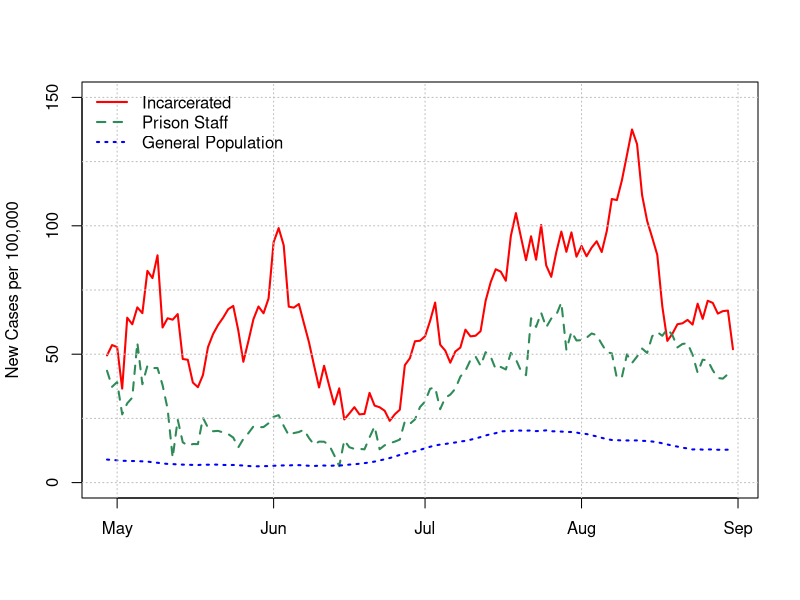
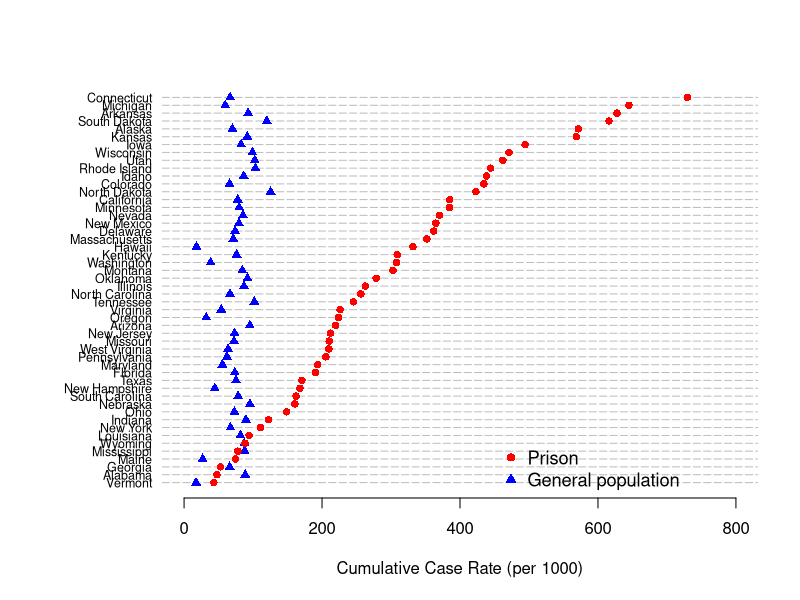

These figures' R source, in order:
## covid01.R
## This file creates a time series plot of COVID-19 case rates for people in prison,
## prison staff (Figure 3), and the general population, and a dotplot of state prison
## COVID-19 case rates iiin the general population (Figure 4).

## working directory
setwd(".")

## ---------------------------------------------------------------------------
## Figure 3. Time series plot
## ---------------------------------------------------------------------------
library("zoo")
pop <- c(1217352, 412783, 328239523)                                # population denominators
x <- read.csv("covidts01.csv", header=T)                            # reading covid data
x$date <- as.Date(x$date, "%m/%d/%y")                               # date format

## Incidence TS
pp <- 1e5*rollmean((x$pp_cases[-1]-x$pp_cases[-132]), k=7)/pop[1]   # prison rate
sp <- 1e5*rollmean((x$sp_cases[-1]-x$sp_cases[-132]), k=7)/pop[2]   # staff rate
gp <- 1e5*rollmean((x$gp_cases[-1]-x$gp_cases[-132]), k=7)/pop[3]   # population rate

## Creating the figure
pdf("covidts.pdf")
plot(x$date[-(1:7)], pp, type="l", lty=1, col="red", ylim=c(0,150),
     ylab="New Cases per 100,000", xlab="",lwd=2)
lines(x$date[-(1:7)], sp, type="l", lty=2, col="seagreen", lwd=2)
lines(x$date[-(1:7)], gp, type="l", lty=3, col="blue", lwd=2)
abline(v=as.Date(c("2020-04-01","2020-05-01","2020-06-01","2020-07-01",
           "2020-08-01","2020-09-01")), h=seq(0, 150, 25),
       col="gray", lty=3)
legend("topleft", c("Incarcerated","Prison Staff","General Population"),
       lty=1:3, col=c("red","seagreen","blue"), lwd=2, bty="n")
dev.off()

## ---------------------------------------------------------------------------
## Figure 4. Case rates by state
## ---------------------------------------------------------------------------

x <- read.csv("all-states-history.csv", header=T)                    # reading state covid data

x122 <- x[x$date=="2021-01-22",]                                     # data from 1/22/21
pop <- read.csv("statepop.csv", header=F)                            # state population data
ind <- match(x122$state, pop[,2])                                    # matching states
x122$pop <- pop[ind,3]                                               # state population
x122$ccr <- x122$positive/(x122$pop*1e6)                             # state case rate

x1 <- read.csv("COVID-19 Cases in State and Federal Prison Systems.csv",
               header=T)                                             # reading prison covid data

x1 <- lapply(x1, function(i) { sub(",", "", i) })                    # data cleaning
x1 <- lapply(x1, function(i) { sub("NR", NA, i) })
x1[names(x1)[c(2:7,9)]]  <- lapply(x1[names(x1)[c(2:7,9)]], as.numeric)
x1$incpop <- x1$Incarcerated.Positive/x1$Incarcerated.Case.rate.per.1.000

ind <- match(x122$state, x1$Prison.System)                           # matching states
ccr <- data.frame(pop=1000*x122$ccr,
                  prisn=x1$Incarcerated.Case.rate.per.1.000[ind],
                  state=x1$state[ind])                               # case rate dataframe
ccr <- ccr[complete.cases(ccr),]

o1 <- order(ccr[,2])
n1 <- length(o1)


## Creating the figure
pdf("covidcr.pdf",height=8,width=6)
par(fig=c(.1,1,0,1))
plot(ccr[o1,2], 1:n1, pch="", xlim=c(0,800),
     xlab="Cumulative Case Rate (per 1000)", axes=F, ylab="")
abline(h=1:n1, lty=5, col="gray")
axis(1)
points(ccr[o1,1], 1:n1, pch=17, col="blue")
points(ccr[o1,2], 1:n1, pch=16, col="red")
mtext(ccr$state[o1], side=2, at=1:n1, las=1, line=.5, cex=.75)
legend(450, 7, c("Prison","General population"), pch=c(16, 17),
       col=c("red","blue"), bty="n", cex=1.1)
dev.off()

